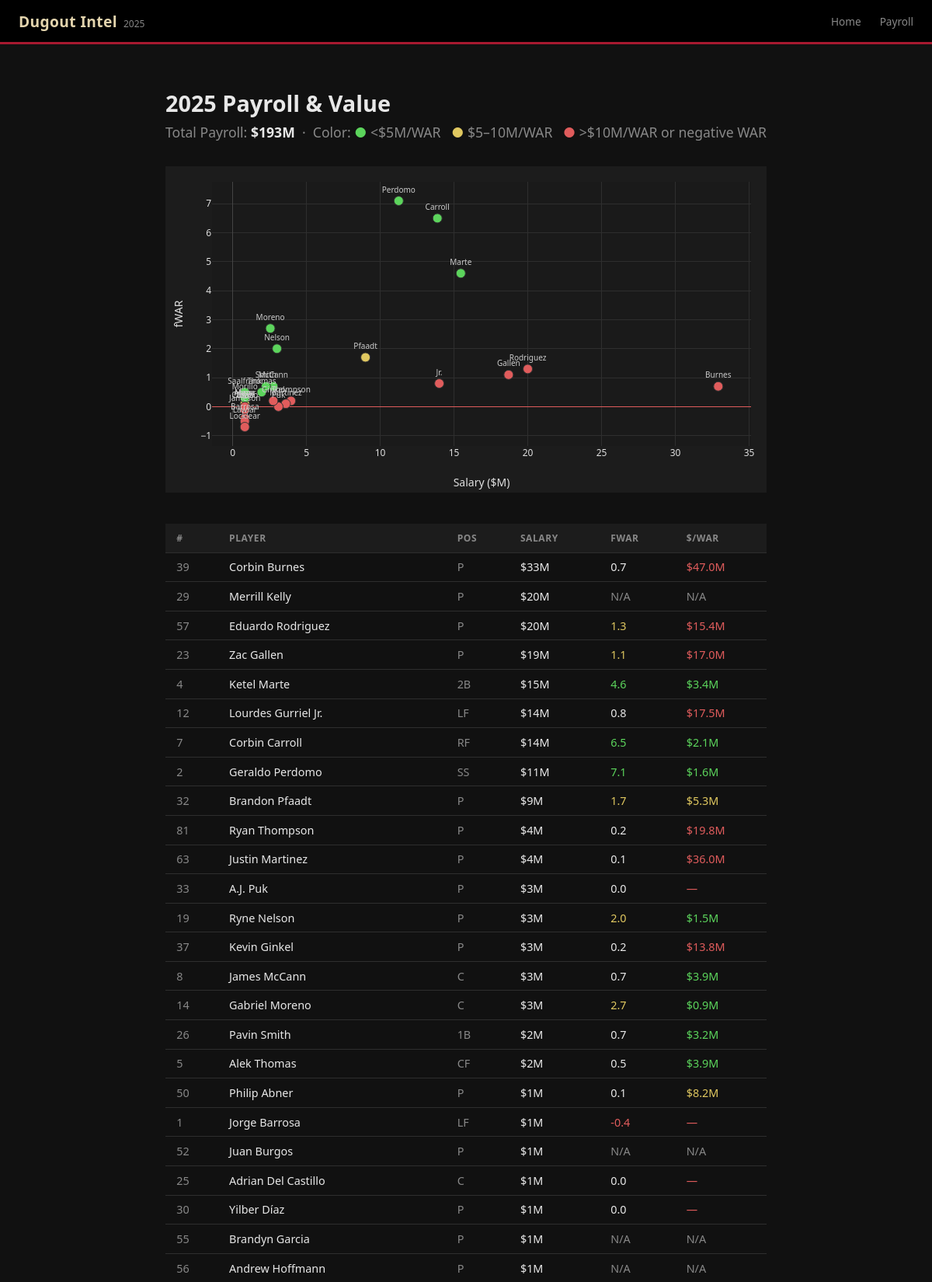
Page /payroll (upper part) on the committed database.
### tables this page shows
CREATE TABLE player_value (
    player_id       INTEGER,
    season          INTEGER,
    war             REAL,
    salary          INTEGER,        -- annual value in dollars
    dollars_per_war REAL,
    PRIMARY KEY (player_id, season)
);

CREATE TABLE "players" (
"player_id" INTEGER,
  "full_name" TEXT,
  "jersey_number" INTEGER,
  "position" TEXT,
  "position_type" TEXT,
  "status" TEXT,
  "season" INTEGER
);

### app/app.py (the view)
@app.route("/payroll")
def payroll():
    players = query("""
        SELECT p.player_id, p.full_name, p.position, p.position_type,
               p.jersey_number,
               v.war, v.salary, v.dollars_per_war
        FROM players p
        LEFT JOIN player_value v ON p.player_id = v.player_id AND v.season = 2025
        WHERE p.season = 2025
        ORDER BY v.salary DESC
    """)
    total_salary = sum(p["salary"] for p in players if p["salary"])
    return render_template("payroll.html", players=players, total_salary=total_salary)

### app/app.py (called while the page is built)
@app.before_request
def force_https():
    if request.headers.get("X-Forwarded-Proto") == "http":
        return redirect(request.url.replace("http://", "https://", 1), code=301)

def get_db():
    conn = sqlite3.connect(DB_PATH)
    conn.row_factory = sqlite3.Row
    return conn

def query(sql: str, params: tuple = ()) -> list[dict]:
    conn = get_db()
    rows = conn.execute(sql, params).fetchall()
    conn.close()
    return [dict(r) for r in rows]

### app/templates/payroll.html (shortened to what this page needs)
{% extends "base.html" %}
{% block content %}
<div style="max-width:1100px; margin:2rem auto; padding:0 1.5rem;">
    <div class="payroll-header">
        <h1 style="font-size:1.8rem; margin-bottom:0.25rem;">2025 Payroll &amp; Value</h1>
        <p class="payroll-total">
            Total Payroll: <strong style="color:var(--text);">
                ${{ "{:,.0f}".format(total_salary / 1_000_000) }}M
            </strong>
            &nbsp;·&nbsp; Color: <span style="color:#5cd45c;">●</span> &lt;$5M/WAR &nbsp;
            <span style="color:#e0c860;">●</span> $5–10M/WAR &nbsp;
            <span style="color:#e05c5c;">●</span> &gt;$10M/WAR or negative WAR
        </p>
    </div>
    <div id="payroll-chart" style="width:100%; height:420px; margin-bottom:2.5rem;"></div>
    <div class="payroll-table-wrap">
        <table class="payroll-table" id="payroll-tbl">
            <thead>
                <tr>
                    <th onclick="sortTable(0)">#</th>
                    <th onclick="sortTable(1)">Player</th>
                    <th onclick="sortTable(2)">Pos</th>
                    <th onclick="sortTable(3)">Salary</th>
                    <th onclick="sortTable(4)">fWAR</th>
                    <th onclick="sortTable(5)">$/WAR</th>
                </tr>
            </thead>
            <tbody>
                {% for p in players %}
                <tr>
                    <td style="color:var(--text-muted);">{{ p.jersey_number or '—' }}</td>
                    <td>
                        <a href="/{% if p.position_type == 'Pitcher' %}pitcher{% else %}batter{% endif %}/{{ p.player_id }}"
                           style="color:var(--text); text-decoration:none;">
                            {{ p.full_name }}
                        </a>
                    </td>
                    <td style="color:var(--text-muted);">{{ p.position or '—' }}</td>
                    <td data-val="{{ p.salary or 0 }}">
                        {% if p.salary %}
                            ${{ "{:,.0f}".format(p.salary / 1_000_000) }}M
                        {% else %}
                            <span style="color:var(--text-muted);">N/A</span>
                        {% endif %}
                    </td>
                    <td data-val="{{ p.war if p.war is not none else -99 }}">
                        {% if p.war is not none %}
                            <span style="color:{% if p.war >= 3 %}#5cd45c{% elif p.war >= 1 %}#e0c860{% elif p.war >= 0 %}var(--text){% else %}#e05c5c{% endif %}">
                                {{ "%.1f"|format(p.war) }}
                            </span>
                        {% else %}
                            <span style="color:var(--text-muted);">N/A</span>
                        {% endif %}
                    </td>
                    <td data-val="{{ p.dollars_per_war if p.dollars_per_war is not none else 999 }}">
                        {% if p.dollars_per_war is not none %}
                            <span style="color:{% if p.dollars_per_war < 5 %}#5cd45c{% elif p.dollars_per_war < 10 %}#e0c860{% else %}#e05c5c{% endif %}">
                                ${{ "%.1f"|format(p.dollars_per_war) }}M
                            </span>
                        {% elif p.war is not none and p.war <= 0 %}
                            <span style="color:#e05c5c;">—</span>
                        {% else %}
                            <span style="color:var(--text-muted);">N/A</span>
                        {% endif %}
                    </td>
                </tr>
                {% endfor %}
            </tbody>
        </table>
    </div>
</div>
{% endblock %}

### app/templates/base.html (shortened to what this page needs)
<!DOCTYPE html>
<html lang="en">
<head>
    <link rel="stylesheet" href="{{ url_for('static', filename='css/style.css') }}">
</head>
<body>
    <header class="site-header">
        <div class="header-inner">
            <a href="/" class="logo">
                <span class="logo-text">Dugout Intel</span>
                <span class="logo-year">2025</span>
            </a>
            <nav>
                <a href="/">Home</a>
                <a href="/payroll">Payroll</a>
            </nav>
        </div>
    </header>
    <main class="main-content">
        {% block content %}{% endblock %}
    </main>
</body>
</html>

### app/static/css/style.css (style rules this page uses)
:root { --red: #A71930; --red-dark: #7a1224; --red-glow: rgba(167,25,48,0.25); --sand: #E3D4AD; --sand-dim: #b8a882; --black: #000000; --bg: #111111; --bg-card: #1c1c1c; --bg-input: #252525; --bg-hover: #232323; --text: #e8e8e8; --text-muted: #888888; --border: #2e2e2e; --radius: 6px; --font: 'Segoe UI', system-ui, -apple-system, sans-serif; --cell-high: rgba(94,224,94,0.18); --cell-low: rgba(224,92,92,0.18); }
* { box-sizing: border-box; margin: 0; padding: 0; }
body { background: var(--bg); color: var(--text); font-family: var(--font); min-height: 100vh; display: flex; flex-direction: column; }
a { color: var(--sand); text-decoration: none; }
.site-header { background: var(--black); border-bottom: 3px solid var(--red); padding: 0 1.5rem; position: sticky; top: 0; z-index: 100; }
.header-inner { max-width: 1300px; margin: 0 auto; display: flex; align-items: center; gap: 2rem; height: 54px; }
.logo { display: flex; align-items: baseline; gap: 0.5rem; }
.logo-text { font-size: 1.2rem; font-weight: 700; color: var(--sand); letter-spacing: 0.02em; }
.logo-year { font-size: 0.75rem; color: var(--text-muted); }
nav { display: flex; gap: 1.5rem; margin-left: auto; }
nav a { font-size: 0.85rem; color: var(--text-muted); transition: color 0.15s; }
.main-content { max-width: 1300px; margin: 0 auto; padding: 1.5rem 1.5rem 3rem; flex: 1; }
.payroll-header { margin-bottom: 2rem; }
.payroll-total { font-size: 1.1rem; color: var(--text-muted); margin-top: 0.4rem; }
.payroll-table-wrap { overflow-x: auto; margin-bottom: 2rem; }
.payroll-table { width: 100%; border-collapse: collapse; font-size: 0.9rem; }
.payroll-table th { background: var(--bg-card); color: var(--text-muted); padding: 0.6rem 0.9rem; text-align: left; font-size: 0.75rem; text-transform: uppercase; letter-spacing: 0.05em; cursor: pointer; user-select: none; white-space: nowrap; border-bottom: 1px solid var(--border); }
.payroll-table td { padding: 0.55rem 0.9rem; border-bottom: 1px solid var(--border); white-space: nowrap; }

### rows in the picture
player_value: jersey_number "39", full_name "Corbin Burnes", position "P", p.salary/1_000_000 "33", war "0.7", dollars_per_war "47.0"
player_value: jersey_number "29", full_name "Merrill Kelly", position "P", p.salary/1_000_000 "20", shows "N/A"
player_value: jersey_number "57", full_name "Eduardo Rodriguez", position "P", p.salary/1_000_000 "20", war "1.3", dollars_per_war "15.4"
player_value: jersey_number "23", full_name "Zac Gallen", position "P", p.salary/1_000_000 "19", war "1.1", dollars_per_war "17.0"
player_value: jersey_number "4", full_name "Ketel Marte", position "2B", p.salary/1_000_000 "15", war "4.6", dollars_per_war "3.4"
player_value: jersey_number "12", full_name "Lourdes Gurriel Jr.", position "LF", p.salary/1_000_000 "14", war "0.8", dollars_per_war "17.5"
player_value: jersey_number "7", full_name "Corbin Carroll", position "RF", p.salary/1_000_000 "14", war "6.5", dollars_per_war "2.1"
player_value: jersey_number "2", full_name "Geraldo Perdomo", position "SS", p.salary/1_000_000 "11", war "7.1", dollars_per_war "1.6"
player_value: jersey_number "32", full_name "Brandon Pfaadt", position "P", p.salary/1_000_000 "9", war "1.7", dollars_per_war "5.3"
player_value: jersey_number "81", full_name "Ryan Thompson", position "P", p.salary/1_000_000 "4", war "0.2", dollars_per_war "19.8"
player_value: jersey_number "63", full_name "Justin Martinez", position "P", p.salary/1_000_000 "4", war "0.1", dollars_per_war "36.0"
player_value: jersey_number "33", full_name "A.J. Puk", position "P", p.salary/1_000_000 "3", war "0.0"
player_value: jersey_number "19", full_name "Ryne Nelson", position "P", p.salary/1_000_000 "3", war "2.0", dollars_per_war "1.5"
player_value: jersey_number "37", full_name "Kevin Ginkel", position "P", p.salary/1_000_000 "3", war "0.2", dollars_per_war "13.8"
player_value: jersey_number "8", full_name "James McCann", position "C", p.salary/1_000_000 "3", war "0.7", dollars_per_war "3.9"
player_value: jersey_number "14", full_name "Gabriel Moreno", position "C", p.salary/1_000_000 "3", war "2.7", dollars_per_war "0.9"
player_value: jersey_number "26", full_name "Pavin Smith", position "1B", p.salary/1_000_000 "2", war "0.7", dollars_per_war "3.2"
player_value: jersey_number "5", full_name "Alek Thomas", position "CF", p.salary/1_000_000 "2", war "0.5", dollars_per_war "3.9"
player_value: jersey_number "50", full_name "Philip Abner", position "P", p.salary/1_000_000 "1", war "0.1", dollars_per_war "8.2"
player_value: jersey_number "1", full_name "Jorge Barrosa", position "LF", p.salary/1_000_000 "1", war "-0.4"
player_value: jersey_number "52", full_name "Juan Burgos", position "P", p.salary/1_000_000 "1", shows "N/A"
player_value: jersey_number "25", full_name "Adrian Del Castillo", position "C", p.salary/1_000_000 "1", war "0.0"
player_value: jersey_number "30", full_name "Yilber Díaz", position "P", p.salary/1_000_000 "1", war "0.0"
player_value: jersey_number "55", full_name "Brandyn Garcia", position "P", p.salary/1_000_000 "1", shows "N/A"
player_value: jersey_number "56", full_name "Andrew Hoffmann", position "P", p.salary/1_000_000 "1", shows "N/A"

### other values in the picture
{{ "{:,.0f}".format(total_salary / 1_000_000) }} "193"
